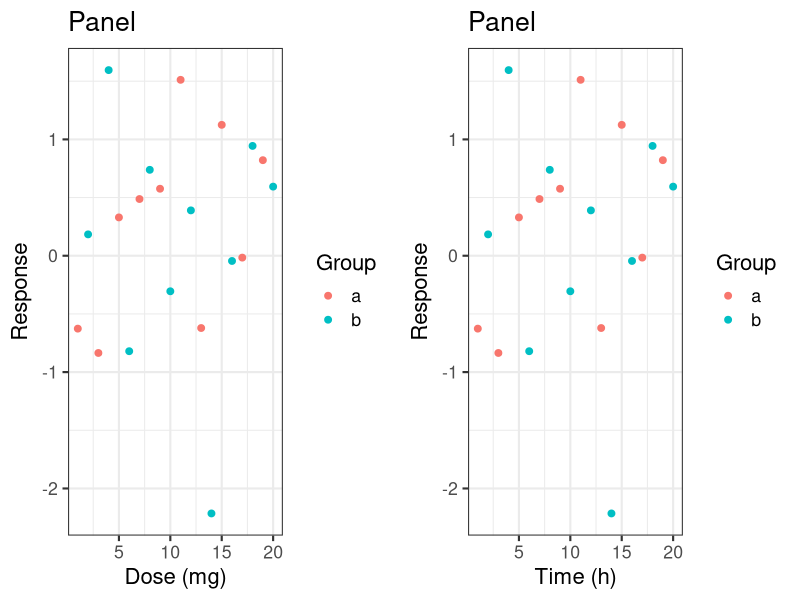

This chart was generated by the following R code:
library(ggplot2)
library(cowplot)

make_panel <- function(d, xlab) {
  ggplot(d, aes(x, y, colour = g)) + geom_point(size = 2) +
    labs(x = xlab, y = "Response", title = "Panel", colour = "Group") +
    theme_bw(base_size = 16)
}
set.seed(1)
d <- data.frame(x = 1:20, y = rnorm(20), g = rep(c("a", "b"), 10))
p1 <- make_panel(d, "Dose (mg)")
p2 <- make_panel(d, "Time (h)")
fig <- plot_grid(p1, p2, ncol = 2)
ggsave("figure.png", fig, width = 10, height = 4)
